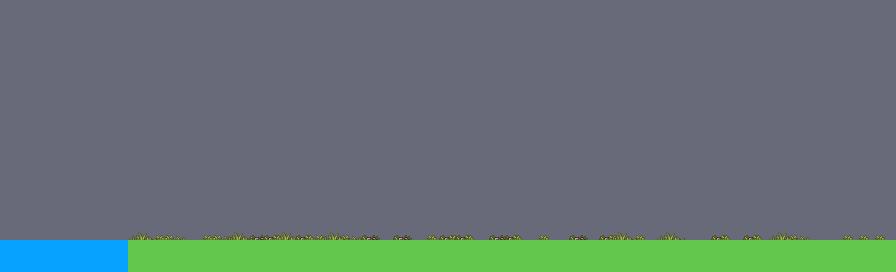

A level layout from a 2D game, rendered from its tile map. Below: a short description, then the map file with tile-grid data replaced by summaries:
An orthogonal 56x17 tile map with 16x16 px tiles, 5 tile layers (Water_tile, Terrain_Tiles, Grass_decoration_bg, Terrain_values, ...), 23 tilesets.

<map version="1.4" tiledversion="1.4.2" orientation="orthogonal" renderorder="right-down" compressionlevel="0" width="56" height="17" tilewidth="16" tileheight="16" infinite="0" backgroundcolor="#696A79" nextlayerid="7" nextobjectid="1"><tileset firstgid="1" name="Floor_Tiles2" tilewidth="16" tileheight="16" tilecount="648" columns="18" objectalignment="topleft" margin="0" spacing="0"><image source="../../../tiles/tiles/Floor Tiles2.png" width="288" height="576" /></tileset><tileset firstgid="649" name="Other_Tiles2" tilewidth="16" tileheight="16" tilecount="252" columns="18" objectalignment="topleft" margin="0" spacing="0"><image source="../../../tiles/tiles/Other Tiles2.png" width="288" height="224" /></tileset><tileset firstgid="901" name="Trees_foliage_trunk" tilewidth="16" tileheight="16" tilecount="1040" columns="80" objectalignment="topleft" margin="0" spacing="0"><image source="../../../tiles/trees/Trees_foliage_trunk.png" width="1280" height="208" /></tileset><tileset firstgid="1941" name="Tall_Grass" tilewidth="16" tileheight="16" tilecount="12" columns="6" objectalignment="topleft" margin="0" spacing="0"><image source="../../../tiles/int_ext_decoration/Tall Grass.png" width="96" height="32" /></tileset><tileset firstgid="1953" name="Decor" tilewidth="16" tileheight="16" tilecount="884" columns="26" objectalignment="topleft" margin="0" spacing="0"><image source="../../../tiles/int_ext_decoration/Decor.png" width="416" height="544" /></tileset><tileset firstgid="2837" name="Background_layers_layer_1" tilewidth="16" tileheight="16" tilecount="1408" columns="64" objectalignment="topleft" margin="0" spacing="0"><image source="../../../backgrounds/Normal BG/Background layers_layer 1.png" width="1024" height="346" /></tileset><tileset firstgid="4245" name="Garden_Decorations" tilewidth="16" tileheight="16" tilecount="112" columns="14" objectalignment="topleft" margin="0" spacing="0"><image source="../../../tiles/int_ext_decoration/Garden Decorations.png" width="224" height="128" /></tileset><tileset firstgid="4357" name="Farming_Tiles_and_Crops_32x32" tilewidth="16" tileheight="16" tilecount="1536" columns="48" objectalignment="topleft" margin="0" spacing="0"><image source="../../../tiles/int_ext_decoration/Farming Tiles and Crops 32x32.png" width="768" height="512" /></tileset><tileset firstgid="5893" name="Campfire_sheet" tilewidth="16" tileheight="16" tilecount="180" columns="10" objectalignment="topleft" margin="0" spacing="0"><image source="../../../tiles/animated/Campfire sheet.png" width="160" height="288" /></tileset><tileset firstgid="6073" name="Animated_Water_Tiles" tilewidth="16" tileheight="16" tilecount="880" columns="40" objectalignment="topleft" margin="0" spacing="0"><image source="../../../tiles/water/Animated Water Tiles.png" width="640" height="352" /></tileset><tileset firstgid="6953" name="Weeping_Willow1" tilewidth="16" tileheight="16" tilecount="168" columns="14" objectalignment="topleft" margin="0" spacing="0"><image source="../../../tiles/trees/Weeping Willow1.png" width="224" height="192" /></tileset><tileset firstgid="7121" name="Pixel_Art_Village" tilewidth="16" tileheight="16" tilecount="3150" columns="63" objectalignment="topleft" margin="0" spacing="0"><image source="../../../tiles/buildings/Pixel Art Village full sheet.png" width="996" height="800" /></tileset><tileset firstgid="10271" name="Pine_forest_sheet" tilewidth="16" tileheight="16" tilecount="637" columns="49" objectalignment="topleft" margin="0" spacing="0"><image source="../../../tiles/trees/Pine forest sheet.png" width="776" height="208" /></tileset><tileset firstgid="10908" name="Plains_parallax" tilewidth="16" tileheight="16" tilecount="3200" columns="40" objectalignment="topleft" margin="0" spacing="0"><image source="../../../backgrounds/Plains parallax.png" width="640" height="1280" /></tileset><tileset firstgid="14108" name="SSW_Tavern" tilewidth="16" tileheight="16" tilecount="3672" columns="68" objectalignment="topleft" margin="0" spacing="0"><image source="../../../tiles/buildings/SSW_Tavern.png" width="1088" height="864" /></tileset><tileset firstgid="17780" name="SSW_Interriors" tilewidth="16" tileheight="16" tilecount="3400" columns="68" objectalignment="topleft" margin="0" spacing="0"><image source="../../../tiles/buildings/SSW_Interriors.png" width="1088" height="800" /></tileset><tileset firstgid="21180" name="SSW_Buildings_and_Ruins" tilewidth="16" tileheight="16" tilecount="3552" columns="74" objectalignment="topleft" margin="0" spacing="0"><image source="../../../tiles/buildings/SSW_Buildings_and_Ruins.png" width="1184" height="768" /></tileset><tileset firstgid="24732" name="SSW_Workplaces" tilewidth="16" tileheight="16" tilecount="1352" columns="52" objectalignment="topleft" margin="0" spacing="0"><image source="../../../tiles/buildings/SSW_Workplaces.png" width="832" height="416" /></tileset><tileset firstgid="26084" name="House_Furniture_Tiles_32x32" tilewidth="16" tileheight="16" tilecount="832" columns="32" objectalignment="topleft" margin="0" spacing="0"><image source="../../../tiles/int_ext_decoration/House Furniture Tiles 32x32.png" width="512" height="416" /></tileset><tileset firstgid="26916" name="Castle_Tiles2" tilewidth="16" tileheight="16" tilecount="416" columns="26" objectalignment="topleft" margin="0" spacing="0"><image source="../../../tiles/buildings/Castle Tiles.png" width="416" height="256" /></tileset><tileset firstgid="27332" name="Characters_sheet1" tilewidth="16" tileheight="16" tilecount="2400" columns="40" objectalignment="topleft" margin="0" spacing="0"><image source="../../../../../../public/ASSORTED/characters/char_passive/characters sheet1.png" width="640" height="960" /></tileset><tileset firstgid="29732" name="Collsion_mask" tilewidth="16" tileheight="16" tilecount="20" columns="4" objectalignment="topleft" margin="0" spacing="0"><image source="../../../tiles/tiles/collsion-mask.png" width="64" height="80" /></tileset><tileset firstgid="29752" name="Terrain" tilewidth="16" tileheight="16" tilecount="4" columns="4" objectalignment="topleft"><image source="Terrain.intgrid.png" width="64" height="16" /></tileset><layer id="1" name="Water_tile" width="56" height="17" opacity="1"><data>[952 cells, 16 non-empty, 8 distinct tile ids]</data></layer><layer id="2" name="Terrain_Tiles" width="56" height="17" opacity="1"><data>[952 cells, 96 non-empty, 20 distinct tile ids]</data></layer><layer id="3" name="Grass_decoration_bg" width="56" height="17" opacity="1"><data>[952 cells, 30 non-empty, 10 distinct tile ids]</data></layer><layer id="4" name="Terrain_values" width="56" height="17" opacity="1"><data>[952 cells, 112 non-empty, 2 distinct tile ids]</data></layer><objectgroup id="5" name="Entities" /><layer id="6" name="Grass_decoration_fg" width="56" height="17" opacity="1"><data>[952 cells, 36 non-empty, 10 distinct tile ids]</data></layer></map>
